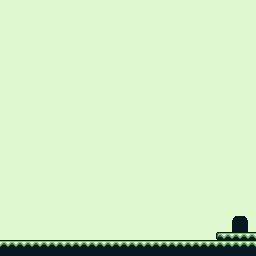

This is a level from a 2D game, rendered from its Tiled map with the project's own tilesets. A one-line summary and the complete map file follow:
An orthogonal 16x16 tile map with 16x16 px tiles, 1 tile layer (Tile Layer 1), 2 tilesets.

<map version="1.2" tiledversion="1.2.4" orientation="orthogonal" renderorder="right-down" width="16" height="16" tilewidth="16" tileheight="16" infinite="0" nextlayerid="3" nextobjectid="1">
 <tileset firstgid="1" name="test" tilewidth="16" tileheight="16" tilecount="256" columns="16">
  <image source="assets/platformer.png" width="256" height="256" />
 </tileset>
 <tileset firstgid="257" name="platformer_original" tilewidth="16" tileheight="16" tilecount="256" columns="16">
  <image source="assets/platformer_original.png" width="256" height="256" />
 </tileset>
 <layer id="2" name="Tile Layer 1" width="16" height="16">
  <data encoding="csv">
129,129,129,129,129,129,129,129,129,129,129,129,129,129,129,129,
129,129,129,129,129,129,129,129,129,129,129,129,129,129,129,129,
129,129,129,129,129,129,129,129,129,129,129,129,129,129,129,129,
129,129,129,129,129,129,129,129,129,129,129,129,129,129,129,129,
129,129,129,129,129,129,129,129,129,129,129,129,129,129,129,129,
129,129,129,129,129,129,129,129,129,129,129,129,129,129,129,129,
129,129,129,129,129,129,129,129,129,129,129,129,129,129,129,129,
129,129,129,129,129,129,129,129,129,129,129,129,129,129,129,129,
129,129,129,129,129,129,129,129,129,129,129,129,129,129,129,129,
129,129,129,129,129,129,129,129,129,129,129,129,129,129,129,129,
129,129,129,129,129,129,129,129,129,129,129,129,129,129,129,129,
129,129,129,129,129,129,129,129,129,129,129,129,129,129,129,129,
129,129,129,129,129,129,129,129,129,129,129,129,129,129,129,129,
129,129,129,129,162,198,198,198,164,129,129,129,129,129,291,292,
129,129,129,129,129,129,129,129,129,129,129,129,129,306,307,308,
241,241,241,241,241,241,241,241,241,241,241,241,241,241,241,241
</data>
 </layer>
</map>
